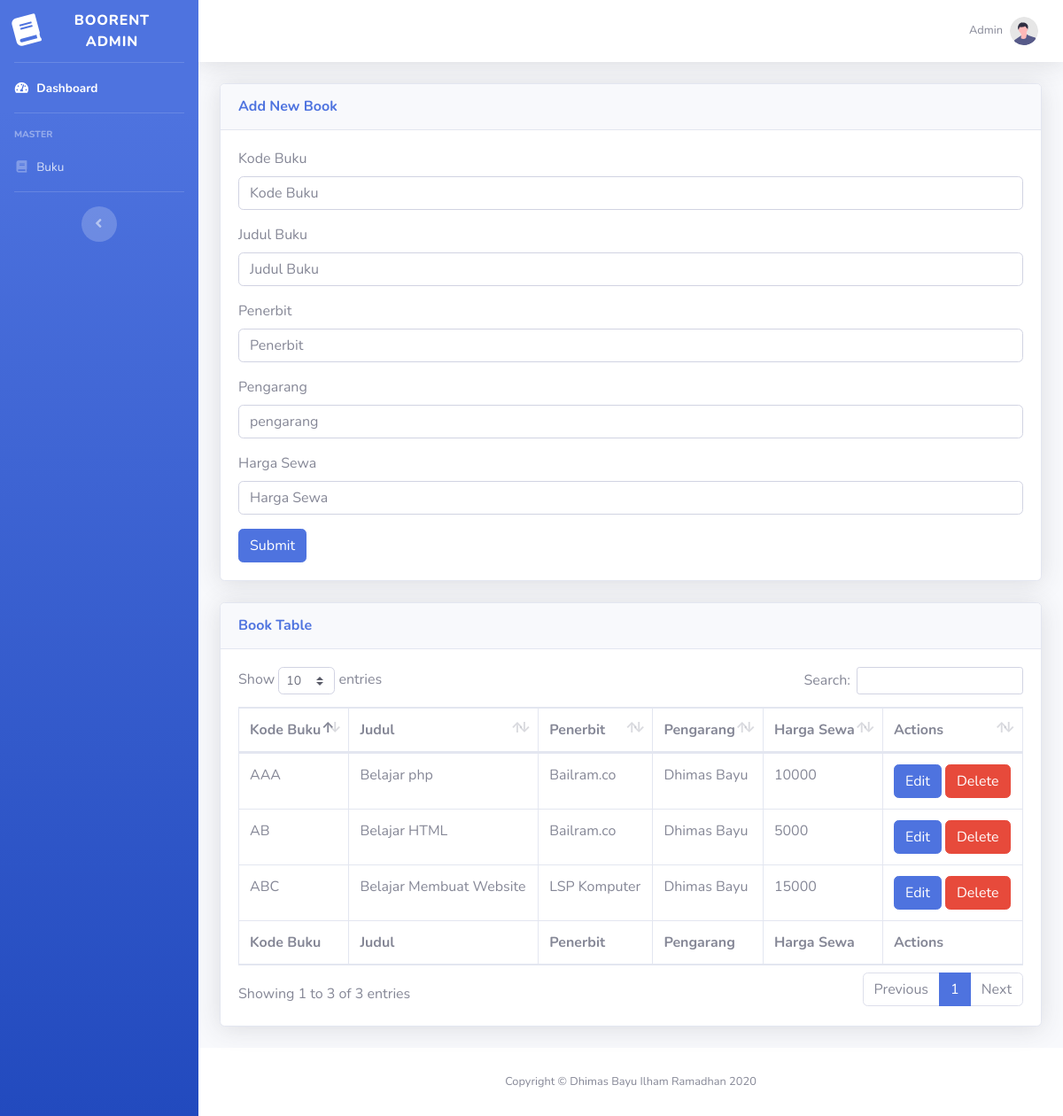
The app's page /book.php?m=2 with its own data.
### tables this page shows
CREATE TABLE `buku` (
  `kodebuku` char(5) NOT NULL,
  `judulbuku` varchar(25) NOT NULL,
  `penerbit` varchar(25) NOT NULL,
  `pengarang` varchar(25) NOT NULL,
  `hargasewa` int(5) NOT NULL
);

### model.php (called while the page is built, shortened)
<?php
function show_all_book() {
  $sql = "SELECT * FROM buku";
  $res = $GLOBALS['conn']->query($sql);
  return $res;
}
?>

### book.php (the view, shortened to what this page needs)
<!DOCTYPE html>
<html lang="en">
<head>
    <link href="vendor/fontawesome-free/css/all.min.css" rel="stylesheet" type="text/css">
    <link href="css/sb-admin-2.min.css" rel="stylesheet">
    <link href="vendor/datatables/dataTables.bootstrap4.min.css" rel="stylesheet">
    <?php include 'model.php'; ?>
</head>
<body id="page-top">
    <div id="wrapper">
      <ul class="navbar-nav bg-gradient-primary sidebar sidebar-dark accordion" id="accordionSidebar">
          <a class="sidebar-brand d-flex align-items-center justify-content-center" href="index.html">
              <div class="sidebar-brand-icon rotate-n-15">
                  <i class="fas fa-book"></i>
              </div>
              <div class="sidebar-brand-text mx-3">Boorent admin</div>
          </a>
          <hr class="sidebar-divider my-0">
          <li class="nav-item active">
              <a class="nav-link" href="dashboard.php">
                  <i class="fas fa-fw fa-tachometer-alt"></i>
                  <span>Dashboard</span></a>
          </li>
          <hr class="sidebar-divider">
          <div class="sidebar-heading">
              Master
          </div>
          <li class="nav-item">
              <a class="nav-link" href="book.php">
                  <i class="fas fa-fw fa-book"></i>
                  <span>Buku</span></a>
          </li>
          <hr class="sidebar-divider d-none d-md-block">
          <div class="text-center d-none d-md-inline">
              <button class="rounded-circle border-0" id="sidebarToggle"></button>
          </div>
      </ul>
        <div id="content-wrapper" class="d-flex flex-column">
            <div id="content">
                <nav class="navbar navbar-expand navbar-light bg-white topbar mb-4 static-top shadow">
                    <ul class="navbar-nav ml-auto">
                        <li class="nav-item dropdown no-arrow">
                            <a class="nav-link dropdown-toggle" href="#" id="userDropdown" role="button"
                                data-toggle="dropdown" aria-haspopup="true" aria-expanded="false">
                                <span class="mr-2 d-none d-lg-inline text-gray-600 small">Admin</span>
                                <img class="img-profile rounded-circle"
                                    src="img/undraw_profile.svg">
                            </a>
                        </li>
                    </ul>
                </nav>
                <div class="container-fluid">
                    <div class="card shadow mb-4">
                        <div class="card-header py-3">
                            <h6 class="m-0 font-weight-bold text-primary">Add New Book</h6>
                        </div>
                        <div class="card-body">
                          <form action="addbook.php" method="post">
                            <div class="form-group">
                              <label for="exampleFormControlInput1">Kode Buku</label>
                              <input type="text" class="form-control" id="kodebuku" name="kodebuku" placeholder="Kode Buku" required>
                            </div>
                            <div class="form-group">
                              <label for="exampleFormControlInput1">Judul Buku</label>
                              <input type="text" class="form-control" id="judulbuku" name="judulbuku" placeholder="Judul Buku" required>
                            </div>
                            <div class="form-group">
                              <label for="exampleFormControlInput1">Penerbit</label>
                              <input type="text" class="form-control" id="penerbit" name="penerbit" placeholder="Penerbit" required>
                            </div>
                            <div class="form-group">
                              <label for="exampleFormControlInput1">Pengarang</label>
                              <input type="text" class="form-control" id="pengarang" name="pengarang" placeholder="pengarang" required>
                            </div>
                            <div class="form-group">
                              <label for="exampleFormControlInput1">Harga Sewa</label>
                              <input type="number" class="form-control" id="hargasewa" name="hargasewa" max="99999" placeholder="Harga Sewa" required>
                            </div>
                            <button type="submit" class="btn btn-primary">Submit</button>
                            </form>
                        </div>
                    </div>
                    <div class="card shadow mb-4">
                        <div class="card-header py-3">
                            <h6 class="m-0 font-weight-bold text-primary">Book Table</h6>
                        </div>
                        <div class="card-body">
                            <div class="table-responsive">
                                <table class="table table-bordered" id="dataTable" width="100%" cellspacing="0">
                                    <thead>
                                        <tr>
                                            <th>Kode Buku</th>
                                            <th>Judul</th>
                                            <th>Penerbit</th>
                                            <th>Pengarang</th>
                                            <th>Harga Sewa</th>
                                            <th>Actions</th>
                                        </tr>
                                    </thead>
                                    <tfoot>
                                      <tr>
                                          <th>Kode Buku</th>
                                          <th>Judul</th>
                                          <th>Penerbit</th>
                                          <th>Pengarang</th>
                                          <th>Harga Sewa</th>
                                          <th>Actions</th>
                                      </tr>
                                    </tfoot>
                                    <tbody>
                                        <?php
                                        $res = show_all_book();
                                        if($res->num_rows > 0){
                                          foreach ($res as $row ) {
                                        ?>
                                        <tr>
                                            <td class="datakodebuku"><?=$row['kodebuku']?></td>
                                            <td class="datajudul"><?=$row['judulbuku']?></td>
                                            <td class="datapenerbit"><?=$row['penerbit']?></td>
                                            <td class="datapengarang"><?=$row['pengarang']?></td>
                                            <td class="datahargasewa"><?=$row['hargasewa']?></td>
                                            <td>
                                              <a id="<?=$row['kodebuku']?>" class="btn btn-primary edit-book" data-toggle="modal" data-target="#editBookModal">
                                                  Edit
                                              </a>
                                              <a href="deletebook.php?id=<?=$row['kodebuku']?>" class="btn btn-danger">Delete</a>
                                            </td>
                                        </tr>
                                        <?php
                                          }
                                        }
                                        ?>
                                    </tbody>
                                </table>
                            </div>
                        </div>
                    </div>
                </div>
            </div>
            <footer class="sticky-footer bg-white">
                <div class="container my-auto">
                    <div class="copyright text-center my-auto">
                        <span>Copyright &copy; Dhimas Bayu Ilham Ramadhan 2020</span>
                    </div>
                </div>
            </footer>
        </div>
    </div>
</body>
</html>

### records on screen
buku: kodebuku "AAA", judulbuku "Belajar php", penerbit "Bailram.co", pengarang "Dhimas Bayu", hargasewa "10000"
buku: kodebuku "AB", judulbuku "Belajar HTML", penerbit "Bailram.co", pengarang "Dhimas Bayu", hargasewa "5000"
buku: kodebuku "ABC", judulbuku "Belajar Membuat Website", penerbit "LSP Komputer", pengarang "Dhimas Bayu", hargasewa "15000"
